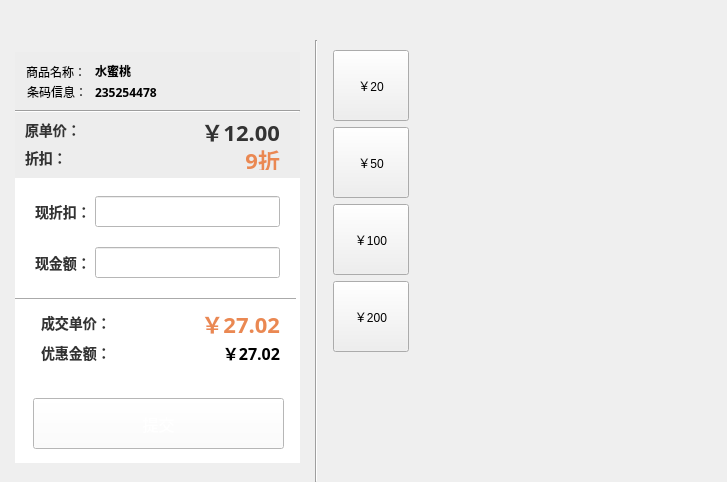
<?xml version="1.0" encoding="UTF-8"?>
<ui version="4.0">
 <class>SingleDiscountDlg</class>
 <widget class="QDialog" name="SingleDiscountDlg">
  <property name="geometry">
   <rect>
    <x>0</x>
    <y>0</y>
    <width>727</width>
    <height>482</height>
   </rect>
  </property>
  <property name="minimumSize">
   <size>
    <width>727</width>
    <height>482</height>
   </size>
  </property>
  <property name="windowTitle">
   <string>SingleDiscountDlg</string>
  </property>
  <property name="styleSheet">
   <string notr="true"/>
  </property>
  <layout class="QGridLayout" name="gridLayout_3">
   <property name="leftMargin">
    <number>0</number>
   </property>
   <property name="topMargin">
    <number>0</number>
   </property>
   <property name="rightMargin">
    <number>0</number>
   </property>
   <property name="bottomMargin">
    <number>0</number>
   </property>
   <property name="spacing">
    <number>0</number>
   </property>
   <item row="0" column="0">
    <widget class="TitleBarWidget" name="titleWidget" native="true">
     <property name="minimumSize">
      <size>
       <width>727</width>
       <height>40</height>
      </size>
     </property>
     <property name="styleSheet">
      <string notr="true"/>
     </property>
    </widget>
   </item>
   <item row="1" column="0">
    <widget class="QWidget" name="widget" native="true">
     <property name="styleSheet">
      <string notr="true">QWidget#widget {
	border-image: url(:/shareImages/dlg_background.png);
}</string>
     </property>
     <layout class="QHBoxLayout" name="horizontalLayout_2">
      <property name="spacing">
       <number>0</number>
      </property>
      <property name="leftMargin">
       <number>0</number>
      </property>
      <property name="topMargin">
       <number>0</number>
      </property>
      <property name="rightMargin">
       <number>0</number>
      </property>
      <property name="bottomMargin">
       <number>0</number>
      </property>
      <item>
       <widget class="QWidget" name="widget_1" native="true">
        <property name="minimumSize">
         <size>
          <width>315</width>
          <height>430</height>
         </size>
        </property>
        <property name="styleSheet">
         <string notr="true"/>
        </property>
        <layout class="QGridLayout" name="gridLayout">
         <property name="leftMargin">
          <number>15</number>
         </property>
         <property name="topMargin">
          <number>12</number>
         </property>
         <property name="rightMargin">
          <number>15</number>
         </property>
         <property name="bottomMargin">
          <number>20</number>
         </property>
         <property name="spacing">
          <number>0</number>
         </property>
         <item row="0" column="0">
          <widget class="QWidget" name="discountInfoWidget" native="true">
           <property name="minimumSize">
            <size>
             <width>285</width>
             <height>126</height>
            </size>
           </property>
           <property name="styleSheet">
            <string notr="true">background-color: rgb(237, 237, 237);</string>
           </property>
           <widget class="Line" name="line">
            <property name="geometry">
             <rect>
              <x>0</x>
              <y>58</y>
              <width>285</width>
              <height>2</height>
             </rect>
            </property>
            <property name="minimumSize">
             <size>
              <width>285</width>
              <height>2</height>
             </size>
            </property>
            <property name="orientation">
             <enum>Qt::Horizontal</enum>
            </property>
           </widget>
           <widget class="Line" name="line_3">
            <property name="geometry">
             <rect>
              <x>0</x>
              <y>157</y>
              <width>410</width>
              <height>2</height>
             </rect>
            </property>
            <property name="orientation">
             <enum>Qt::Horizontal</enum>
            </property>
           </widget>
           <widget class="QLabel" name="goodsNameValueLabel">
            <property name="geometry">
             <rect>
              <x>80</x>
              <y>8</y>
              <width>150</width>
              <height>22</height>
             </rect>
            </property>
            <property name="font">
             <font>
              <family>微软雅黑</family>
              <pointsize>-1</pointsize>
              <weight>75</weight>
              <italic>false</italic>
              <bold>true</bold>
             </font>
            </property>
            <property name="styleSheet">
             <string notr="true">font: 12px bold rgb(51, 51, 51);
font: bold;
font-family: &quot;微软雅黑&quot;;</string>
            </property>
            <property name="text">
             <string>水蜜桃</string>
            </property>
           </widget>
           <widget class="QLabel" name="goodsNameLabel">
            <property name="geometry">
             <rect>
              <x>11</x>
              <y>10</y>
              <width>65</width>
              <height>19</height>
             </rect>
            </property>
            <property name="font">
             <font>
              <family>微软雅黑</family>
              <pointsize>-1</pointsize>
              <weight>50</weight>
              <italic>false</italic>
              <bold>false</bold>
             </font>
            </property>
            <property name="styleSheet">
             <string notr="true">font: 12px  rgb(51, 51, 51);
font-family: &quot;微软雅黑&quot;;</string>
            </property>
            <property name="text">
             <string>商品名称：</string>
            </property>
           </widget>
           <widget class="QLabel" name="barCodeLabel">
            <property name="geometry">
             <rect>
              <x>11</x>
              <y>30</y>
              <width>61</width>
              <height>19</height>
             </rect>
            </property>
            <property name="font">
             <font>
              <family>微软雅黑</family>
              <pointsize>-1</pointsize>
              <weight>50</weight>
              <italic>false</italic>
              <bold>false</bold>
             </font>
            </property>
            <property name="styleSheet">
             <string notr="true">font: 12px bold rgb(51, 51, 51);
font-family: &quot;微软雅黑&quot;;</string>
            </property>
            <property name="text">
             <string>条码信息：</string>
            </property>
            <property name="alignment">
             <set>Qt::AlignRight|Qt::AlignTrailing|Qt::AlignVCenter</set>
            </property>
           </widget>
           <widget class="QLabel" name="barCodeValueLabel">
            <property name="geometry">
             <rect>
              <x>80</x>
              <y>30</y>
              <width>150</width>
              <height>21</height>
             </rect>
            </property>
            <property name="font">
             <font>
              <family>微软雅黑</family>
              <pointsize>-1</pointsize>
              <weight>75</weight>
              <italic>false</italic>
              <bold>true</bold>
             </font>
            </property>
            <property name="styleSheet">
             <string notr="true">font: 12px bold rgb(51, 51, 51);
font: bold;
font-family: &quot;微软雅黑&quot;;</string>
            </property>
            <property name="text">
             <string>235254478</string>
            </property>
           </widget>
           <widget class="QLabel" name="originalAmtLabel">
            <property name="geometry">
             <rect>
              <x>10</x>
              <y>68</y>
              <width>52</width>
              <height>19</height>
             </rect>
            </property>
            <property name="font">
             <font>
              <family>微软雅黑</family>
              <pointsize>-1</pointsize>
              <weight>75</weight>
              <italic>false</italic>
              <bold>true</bold>
             </font>
            </property>
            <property name="styleSheet">
             <string notr="true">font: 14px;
color: rgb(51, 51, 51);
font: bold;
font-family: &quot;微软雅黑&quot;;
</string>
            </property>
            <property name="text">
             <string>原单价：</string>
            </property>
           </widget>
           <widget class="QLabel" name="originalAmtValueLabel">
            <property name="geometry">
             <rect>
              <x>125</x>
              <y>68</y>
              <width>140</width>
              <height>22</height>
             </rect>
            </property>
            <property name="font">
             <font>
              <family>微软雅黑</family>
              <pointsize>-1</pointsize>
              <weight>75</weight>
              <italic>false</italic>
              <bold>true</bold>
             </font>
            </property>
            <property name="styleSheet">
             <string notr="true">font: 22px;
color: rgb(51, 51, 51);
font: bold;
font-family: &quot;微软雅黑&quot;;</string>
            </property>
            <property name="text">
             <string>￥12.00</string>
            </property>
            <property name="alignment">
             <set>Qt::AlignRight|Qt::AlignTrailing|Qt::AlignVCenter</set>
            </property>
           </widget>
           <widget class="QLabel" name="discountValueLabel">
            <property name="geometry">
             <rect>
              <x>125</x>
              <y>96</y>
              <width>140</width>
              <height>22</height>
             </rect>
            </property>
            <property name="font">
             <font>
              <family>微软雅黑</family>
              <pointsize>-1</pointsize>
              <weight>75</weight>
              <italic>false</italic>
              <bold>true</bold>
             </font>
            </property>
            <property name="styleSheet">
             <string notr="true">font: 22px;
color: rgb(234, 136, 82);
font: bold;
font-family: &quot;微软雅黑&quot;;</string>
            </property>
            <property name="text">
             <string>9折</string>
            </property>
            <property name="alignment">
             <set>Qt::AlignRight|Qt::AlignTrailing|Qt::AlignVCenter</set>
            </property>
           </widget>
           <widget class="QLabel" name="discountLabel">
            <property name="geometry">
             <rect>
              <x>10</x>
              <y>96</y>
              <width>39</width>
              <height>19</height>
             </rect>
            </property>
            <property name="font">
             <font>
              <family>微软雅黑</family>
              <pointsize>-1</pointsize>
              <weight>75</weight>
              <italic>false</italic>
              <bold>true</bold>
             </font>
            </property>
            <property name="styleSheet">
             <string notr="true">font: 14px;
color: rgb(51, 51, 51);
font: bold;
font-family: &quot;微软雅黑&quot;;</string>
            </property>
            <property name="text">
             <string>折扣：</string>
            </property>
           </widget>
          </widget>
         </item>
         <item row="1" column="0">
          <widget class="QWidget" name="widget_3" native="true">
           <property name="minimumSize">
            <size>
             <width>285</width>
             <height>285</height>
            </size>
           </property>
           <property name="styleSheet">
            <string notr="true">background-color: rgb(255, 255, 255);</string>
           </property>
           <widget class="QLabel" name="rediscountLabel">
            <property name="geometry">
             <rect>
              <x>20</x>
              <y>18</y>
              <width>61</width>
              <height>31</height>
             </rect>
            </property>
            <property name="font">
             <font>
              <family>微软雅黑</family>
              <pointsize>-1</pointsize>
              <weight>75</weight>
              <italic>false</italic>
              <bold>true</bold>
             </font>
            </property>
            <property name="styleSheet">
             <string notr="true">font: 14px;
color: rgb(51, 51, 51);
font: bold;
font-family: &quot;微软雅黑&quot;;</string>
            </property>
            <property name="text">
             <string>现折扣：</string>
            </property>
           </widget>
           <widget class="QLabel" name="nowAmtLabel">
            <property name="geometry">
             <rect>
              <x>20</x>
              <y>69</y>
              <width>61</width>
              <height>31</height>
             </rect>
            </property>
            <property name="font">
             <font>
              <family>微软雅黑</family>
              <pointsize>-1</pointsize>
              <weight>75</weight>
              <italic>false</italic>
              <bold>true</bold>
             </font>
            </property>
            <property name="styleSheet">
             <string notr="true">font: 14px;
color: rgb(51, 51, 51);
font: bold;
font-family: &quot;微软雅黑&quot;;</string>
            </property>
            <property name="text">
             <string>现金额：</string>
            </property>
           </widget>
           <widget class="QLineEdit" name="rediscountEdit">
            <property name="geometry">
             <rect>
              <x>80</x>
              <y>18</y>
              <width>185</width>
              <height>31</height>
             </rect>
            </property>
            <property name="font">
             <font>
              <family>微软雅黑</family>
              <pointsize>-1</pointsize>
              <weight>75</weight>
              <italic>false</italic>
              <bold>true</bold>
             </font>
            </property>
            <property name="styleSheet">
             <string notr="true">font: 14px;
color: rgb(51, 51, 51);
font: bold;
font-family: &quot;微软雅黑&quot;;</string>
            </property>
           </widget>
           <widget class="QLineEdit" name="nowAmtEdit">
            <property name="geometry">
             <rect>
              <x>80</x>
              <y>69</y>
              <width>185</width>
              <height>31</height>
             </rect>
            </property>
            <property name="font">
             <font>
              <family>微软雅黑</family>
              <pointsize>-1</pointsize>
              <weight>75</weight>
              <italic>false</italic>
              <bold>true</bold>
             </font>
            </property>
            <property name="styleSheet">
             <string notr="true">font: 14px;
color: rgb(51, 51, 51);
font: bold;
font-family: &quot;微软雅黑&quot;;</string>
            </property>
           </widget>
           <widget class="QLabel" name="transAmtLabel">
            <property name="geometry">
             <rect>
              <x>26</x>
              <y>130</y>
              <width>81</width>
              <height>30</height>
             </rect>
            </property>
            <property name="minimumSize">
             <size>
              <width>0</width>
              <height>30</height>
             </size>
            </property>
            <property name="font">
             <font>
              <family>微软雅黑</family>
              <pointsize>-1</pointsize>
              <weight>75</weight>
              <italic>false</italic>
              <bold>true</bold>
             </font>
            </property>
            <property name="styleSheet">
             <string notr="true">font: 14px;
color: rgb(51, 51, 51);
font: bold;
font-family: &quot;微软雅黑&quot;;</string>
            </property>
            <property name="text">
             <string>成交单价：</string>
            </property>
           </widget>
           <widget class="QLabel" name="disAmtLabel">
            <property name="geometry">
             <rect>
              <x>26</x>
              <y>160</y>
              <width>81</width>
              <height>30</height>
             </rect>
            </property>
            <property name="minimumSize">
             <size>
              <width>0</width>
              <height>30</height>
             </size>
            </property>
            <property name="font">
             <font>
              <family>微软雅黑</family>
              <pointsize>-1</pointsize>
              <weight>75</weight>
              <italic>false</italic>
              <bold>true</bold>
             </font>
            </property>
            <property name="styleSheet">
             <string notr="true">font: 14px;
color: rgb(51, 51, 51);
font: bold;
font-family: &quot;微软雅黑&quot;;</string>
            </property>
            <property name="text">
             <string>优惠金额：</string>
            </property>
           </widget>
           <widget class="QLabel" name="transAmtValueLabel">
            <property name="geometry">
             <rect>
              <x>125</x>
              <y>130</y>
              <width>140</width>
              <height>30</height>
             </rect>
            </property>
            <property name="minimumSize">
             <size>
              <width>0</width>
              <height>30</height>
             </size>
            </property>
            <property name="font">
             <font>
              <family>微软雅黑</family>
              <pointsize>-1</pointsize>
              <weight>75</weight>
              <italic>false</italic>
              <bold>true</bold>
             </font>
            </property>
            <property name="styleSheet">
             <string notr="true">font: 22px;
color: rgb(234, 136, 82);
font: bold;
font-family: &quot;微软雅黑&quot;;</string>
            </property>
            <property name="text">
             <string>￥27.02</string>
            </property>
            <property name="alignment">
             <set>Qt::AlignRight|Qt::AlignTrailing|Qt::AlignVCenter</set>
            </property>
           </widget>
           <widget class="QLabel" name="disAmtValueLabel">
            <property name="geometry">
             <rect>
              <x>125</x>
              <y>160</y>
              <width>140</width>
              <height>30</height>
             </rect>
            </property>
            <property name="minimumSize">
             <size>
              <width>0</width>
              <height>30</height>
             </size>
            </property>
            <property name="font">
             <font>
              <family>微软雅黑</family>
              <pointsize>-1</pointsize>
              <weight>75</weight>
              <italic>false</italic>
              <bold>true</bold>
             </font>
            </property>
            <property name="styleSheet">
             <string notr="true">font: 16px;
color: rgb(51，51，51);
font: bold;
font-family: &quot;微软雅黑&quot;;</string>
            </property>
            <property name="text">
             <string>￥27.02</string>
            </property>
            <property name="alignment">
             <set>Qt::AlignRight|Qt::AlignTrailing|Qt::AlignVCenter</set>
            </property>
           </widget>
           <widget class="QPushButton" name="disCommitBtn">
            <property name="geometry">
             <rect>
              <x>18</x>
              <y>220</y>
              <width>251</width>
              <height>51</height>
             </rect>
            </property>
            <property name="focusPolicy">
             <enum>Qt::NoFocus</enum>
            </property>
            <property name="styleSheet">
             <string notr="true">QPushButton#disCommitBtn {
	font:16px;
	color: rgb(255, 255, 255);
	font-family:&quot;微软雅黑&quot;;
	border-image: url(:/shareImages/sure_normal.png);
}

QPushButton#disCommitBtn:pressed {
	border-image: url(:/shareImages/sure_press.png);
}</string>
            </property>
            <property name="text">
             <string>提交</string>
            </property>
           </widget>
           <widget class="Line" name="line_4">
            <property name="geometry">
             <rect>
              <x>0</x>
              <y>120</y>
              <width>281</width>
              <height>2</height>
             </rect>
            </property>
            <property name="orientation">
             <enum>Qt::Horizontal</enum>
            </property>
           </widget>
           <widget class="QLabel" name="label">
            <property name="geometry">
             <rect>
              <x>80</x>
              <y>50</y>
              <width>185</width>
              <height>16</height>
             </rect>
            </property>
            <property name="styleSheet">
             <string notr="true">color: rgb(250, 122, 122);</string>
            </property>
            <property name="text">
             <string/>
            </property>
           </widget>
          </widget>
         </item>
        </layout>
       </widget>
      </item>
      <item>
       <widget class="Line" name="line_2">
        <property name="orientation">
         <enum>Qt::Vertical</enum>
        </property>
       </widget>
      </item>
      <item>
       <widget class="QWidget" name="widget_2" native="true">
        <property name="styleSheet">
         <string notr="true"/>
        </property>
        <layout class="QGridLayout" name="gridLayout_2">
         <property name="leftMargin">
          <number>15</number>
         </property>
         <property name="topMargin">
          <number>10</number>
         </property>
         <property name="rightMargin">
          <number>13</number>
         </property>
         <property name="bottomMargin">
          <number>130</number>
         </property>
         <property name="spacing">
          <number>0</number>
         </property>
         <item row="0" column="0">
          <layout class="QHBoxLayout" name="horizontalLayout" stretch="1,0">
           <item>
            <layout class="QVBoxLayout" name="verticalLayout">
             <item>
              <widget class="QPushButton" name="twentyButton">
               <property name="sizePolicy">
                <sizepolicy hsizetype="Preferred" vsizetype="Expanding">
                 <horstretch>0</horstretch>
                 <verstretch>0</verstretch>
                </sizepolicy>
               </property>
               <property name="minimumSize">
                <size>
                 <width>76</width>
                 <height>71</height>
                </size>
               </property>
               <property name="focusPolicy">
                <enum>Qt::NoFocus</enum>
               </property>
               <property name="styleSheet">
                <string notr="true">QPushButton#factorBtn{
	font:20px;
	font-family:&quot;微软雅黑&quot;;
	color: rgb(255,255,255);
	border-image: url(:/digitalKeyboardImage/foreign_key_normal.png);
}

QPushButton#factorBtn:pressed{
	border-image: url(:/digitalKeyboardImage/foreign_key_press.png);
}</string>
               </property>
               <property name="text">
                <string>￥20</string>
               </property>
              </widget>
             </item>
             <item>
              <widget class="QPushButton" name="fiftyButton">
               <property name="sizePolicy">
                <sizepolicy hsizetype="Preferred" vsizetype="Expanding">
                 <horstretch>0</horstretch>
                 <verstretch>0</verstretch>
                </sizepolicy>
               </property>
               <property name="minimumSize">
                <size>
                 <width>76</width>
                 <height>71</height>
                </size>
               </property>
               <property name="focusPolicy">
                <enum>Qt::NoFocus</enum>
               </property>
               <property name="styleSheet">
                <string notr="true">QPushButton#fiftyBtn{
	font:20px;
	font-family:&quot;微软雅黑&quot;;
	color: rgb(255,255,255);
	border-image: url(:/digitalKeyboardImage/foreign_key_normal.png);
}

QPushButton#fiftyBtn:pressed{
	border-image: url(:/digitalKeyboardImage/foreign_key_press.png);
}</string>
               </property>
               <property name="text">
                <string>￥50</string>
               </property>
              </widget>
             </item>
             <item>
              <widget class="QPushButton" name="hundredButton">
               <property name="sizePolicy">
                <sizepolicy hsizetype="Preferred" vsizetype="Expanding">
                 <horstretch>0</horstretch>
                 <verstretch>0</verstretch>
                </sizepolicy>
               </property>
               <property name="minimumSize">
                <size>
                 <width>76</width>
                 <height>71</height>
                </size>
               </property>
               <property name="focusPolicy">
                <enum>Qt::NoFocus</enum>
               </property>
               <property name="styleSheet">
                <string notr="true">QPushButton#hundredBtn{
	font:20px;
	font-family:&quot;微软雅黑&quot;;
	color: rgb(255,255,255);
	border-image: url(:/digitalKeyboardImage/foreign_key_normal.png);
}

QPushButton#hundredBtn:pressed{
	border-image: url(:/digitalKeyboardImage/foreign_key_press.png);
}</string>
               </property>
               <property name="text">
                <string>￥100</string>
               </property>
              </widget>
             </item>
             <item>
              <widget class="QPushButton" name="twoHundredButton">
               <property name="sizePolicy">
                <sizepolicy hsizetype="Preferred" vsizetype="Expanding">
                 <horstretch>0</horstretch>
                 <verstretch>0</verstretch>
                </sizepolicy>
               </property>
               <property name="minimumSize">
                <size>
                 <width>76</width>
                 <height>71</height>
                </size>
               </property>
               <property name="focusPolicy">
                <enum>Qt::NoFocus</enum>
               </property>
               <property name="styleSheet">
                <string notr="true">QPushButton#twoHundredBtn{
	font:20px;
	font-family:&quot;微软雅黑&quot;;
	color: rgb(255,255,255);
	border-image: url(:/digitalKeyboardImage/foreign_key_normal.png);
}

QPushButton#twoHundredBtn:pressed{
	border-image: url(:/digitalKeyboardImage/foreign_key_press.png);
}</string>
               </property>
               <property name="text">
                <string>￥200</string>
               </property>
              </widget>
             </item>
            </layout>
           </item>
           <item>
            <widget class="WndDigitalKeyboard" name="DigitalKeyWnd" native="true">
             <property name="minimumSize">
              <size>
               <width>303</width>
               <height>303</height>
              </size>
             </property>
            </widget>
           </item>
          </layout>
         </item>
        </layout>
       </widget>
      </item>
     </layout>
    </widget>
   </item>
  </layout>
 </widget>
 <layoutdefault spacing="6" margin="11"/>
 <customwidgets>
  <customwidget>
   <class>WndDigitalKeyboard</class>
   <extends>QWidget</extends>
   <header location="global">WndDigitalKeyboard.h</header>
   <container>1</container>
  </customwidget>
  <customwidget>
   <class>TitleBarWidget</class>
   <extends>QWidget</extends>
   <header location="global">TitleBarWidget.h</header>
   <container>1</container>
  </customwidget>
 </customwidgets>
 <resources/>
 <connections/>
</ui>
